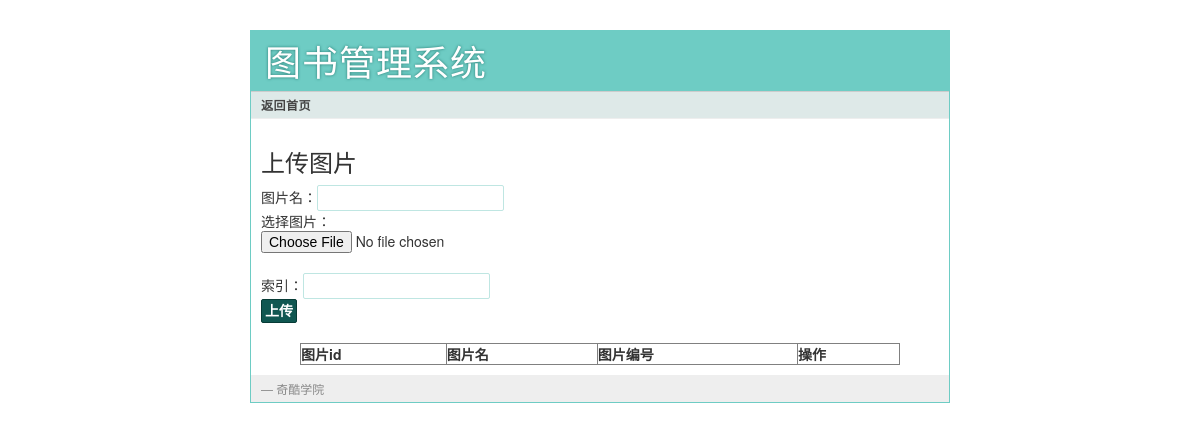
Page /manager/upload/ on the earlier database version.
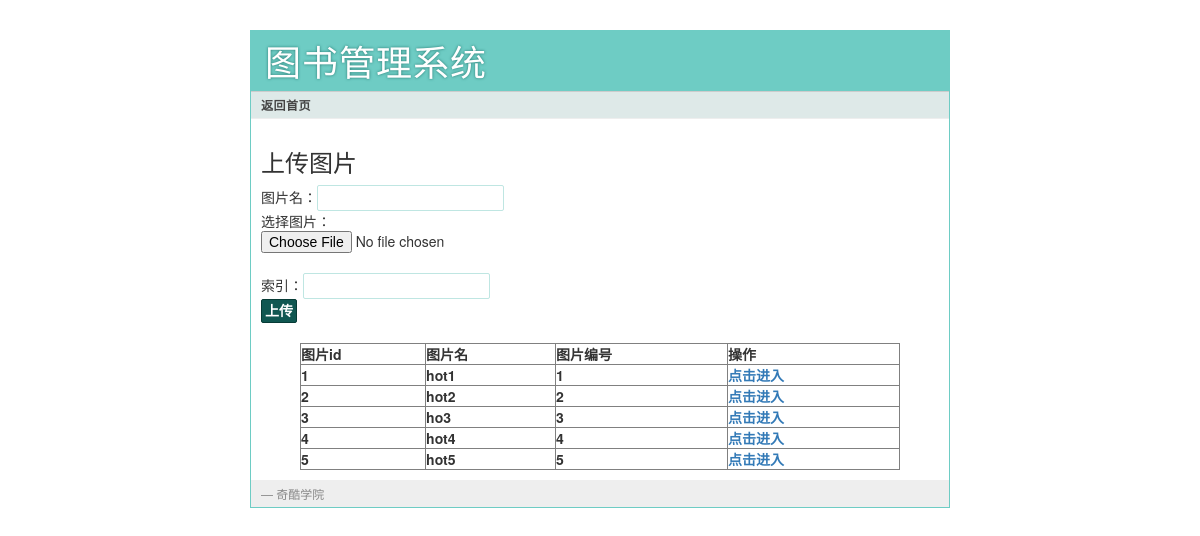
Same page on the later database version.
### books/models.py (models this page shows, shortened)
class HotPic(models.Model):
    name = models.CharField(max_length=20)
    pic = models.ImageField(upload_to='hotpic')
    index = models.IntegerField(unique=True, default=1)

### manager/views.py (the view, shortened to what this page needs)
def upload(request):
    if request.method == 'GET':
        hots = HotPic.objects.all()
        return render(request, 'upload.html', {'hots': hots})

### templates/upload.html (shortened to what this page needs)
{% extends "base.html" %}
{% block link %}
  <a href="{% url 'manager:index' %}">返回首页</a>
{% endblock %}
{% block body %}
    <h3>上传图片</h3>
    <form action="{% url 'manager:upload' %}" method="post" enctype="multipart/form-data">
        图片名：<input type="text" name="name">
        <br>
        选择图片：<input type="file" name="tu">
        <br>
        索引：<input type="text" name="index">
        <br>
        <input type="submit" value="上传">
    </form>
    <br>
    <table width="600" border="1", align="center">
      <tr>
        <th align="center"> 图片id </th>
        <th align="center"> 图片名 </th>
        <th align="center"> 图片编号</th>
		<th align="center"> 操作</th>
      </tr>
      {% for hot in hots%}
      <tr>
        <th align="center"> {{hot.id}}</th>
        <th align="center"> {{hot.name}} </th>
        <th align="center"> {{hot.index}}</th>
        <th align="center"> <a href="{% url 'manager:hotinfo' hot.id %}"> 点击进入 </a> </th>
      </tr>
      {% endfor %}
    </table>
{% endblock %}

Differences in the rows shown:
added HotPic: id "1", name "hot1", index "1"
added HotPic: id "2", name "hot2", index "2"
added HotPic: id "3", name "ho3", index "3"
added HotPic: id "4", name "hot4", index "4"
added HotPic: id "5", name "hot5", index "5"
